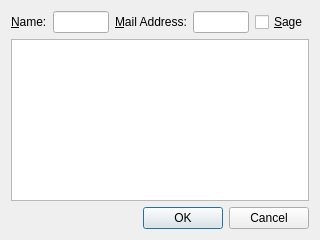
<?xml version="1.0" encoding="UTF-8"?>
<ui version="4.0">
 <class>WriteMessageDialog</class>
 <widget class="QDialog" name="WriteMessageDialog">
  <property name="geometry">
   <rect>
    <x>0</x>
    <y>0</y>
    <width>320</width>
    <height>240</height>
   </rect>
  </property>
  <property name="windowTitle">
   <string>Write Message</string>
  </property>
  <layout class="QVBoxLayout" name="verticalLayout">
   <item>
    <layout class="QVBoxLayout" name="verticalLayout_3">
     <item>
      <layout class="QHBoxLayout" name="horizontalLayout">
       <item>
        <widget class="QLabel" name="labelName">
         <property name="text">
          <string>&amp;Name:</string>
         </property>
         <property name="buddy">
          <cstring>lineEditName</cstring>
         </property>
        </widget>
       </item>
       <item>
        <widget class="QLineEdit" name="lineEditName"/>
       </item>
       <item>
        <widget class="QLabel" name="labelMailAddress">
         <property name="text">
          <string>&amp;Mail Address:</string>
         </property>
         <property name="buddy">
          <cstring>lineEditMailAddress</cstring>
         </property>
        </widget>
       </item>
       <item>
        <widget class="QLineEdit" name="lineEditMailAddress"/>
       </item>
       <item>
        <widget class="QCheckBox" name="checkBoxSage">
         <property name="text">
          <string>&amp;Sage</string>
         </property>
        </widget>
       </item>
      </layout>
     </item>
    </layout>
   </item>
   <item>
    <widget class="QTextEdit" name="textEditMessage"/>
   </item>
   <item>
    <widget class="QDialogButtonBox" name="buttonBox">
     <property name="orientation">
      <enum>Qt::Horizontal</enum>
     </property>
     <property name="standardButtons">
      <set>QDialogButtonBox::Cancel|QDialogButtonBox::Ok</set>
     </property>
    </widget>
   </item>
  </layout>
 </widget>
 <resources/>
 <connections/>
</ui>
